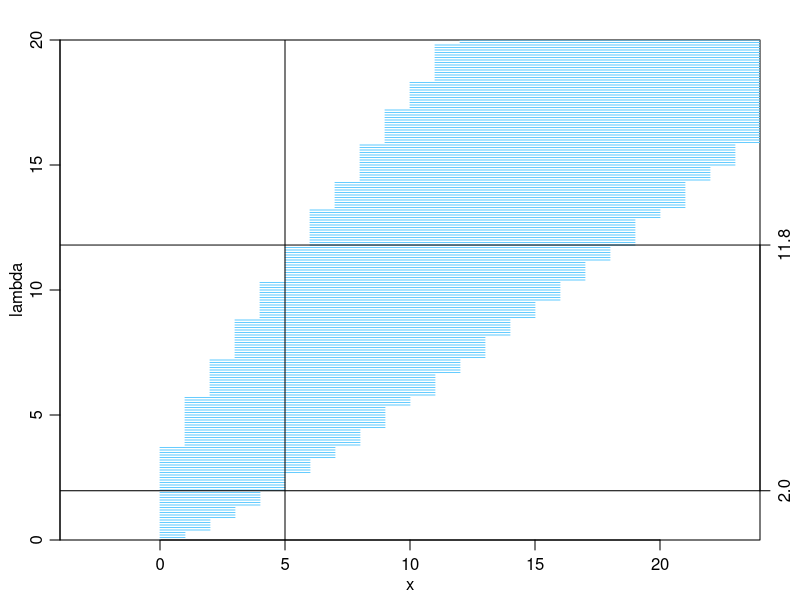

Here is the R script that generated this plot:
quartz(type="png", file="two.png", width=7, height=7, bg="white", family="HiraKakuProN-W3")
par(mgp=c(1.7,0.7,0)) # title and axis margins. default: c(3,1,0)
par(mar=c(3,3,2,2)) # bottom, left, top, right margins. default: c(5,4,4,2)+0.1
plot(NULL, xlim=c(0,20), ylim=c(0,20), xlab="x", ylab="lambda", xaxs="i", yaxs="i", asp=1)
for (lambda in seq(0,20,0.1)) {
    t = sort(dpois(0:100, lambda), decreasing=TRUE)
    s = cumsum(t)
    m = t[sum(s < 0.95) + 1]
    x = range((0:100)[dpois(0:100, lambda) >= m])
    segments(x[1], lambda, x[2], lambda, col="#66ccff")
}
abline(v=5)
abline(h=1.9701)
abline(h=11.7992)
axis(4, c(1.9701,11.7992), labels=c("2.0","11.8"))
dev.off()
